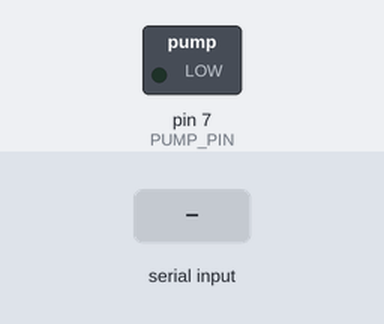
Bench run of a sketch on a simulated Arduino Uno, built with avr-gcc and run on an emulated ATmega328P. Parts: switched loads named in the sketch (green lamp = pin HIGH). The inputs (shaded band) are chosen by the test bench.

Above: at 1.2 s.
1.3 s: "1" received over Serial
At 1.8 s:
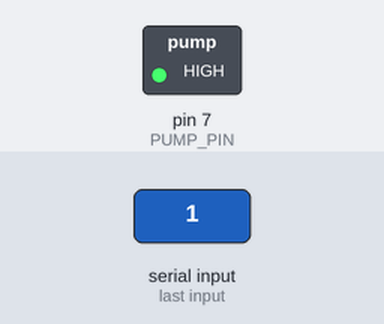
2.8 s: "0" received over Serial
At 4.1 s:
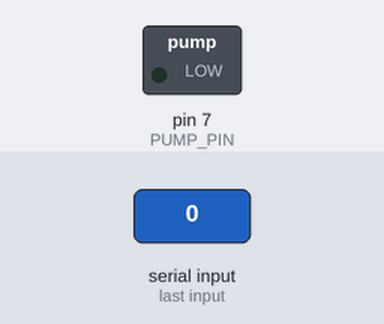
Timing chart, 0 to 5.8 s (numbered marks = the images above; inputs shaded):
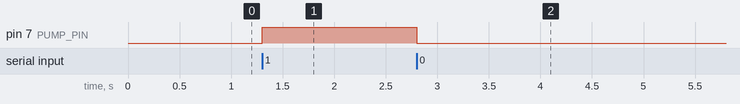

The sketch:

pump_valve.ino
```cpp
const int PUMP_PIN = 7;

void setup() {
  pinMode(PUMP_PIN, OUTPUT);
  digitalWrite(PUMP_PIN, LOW);
  Serial.begin(9600);
}

void loop() {
  if (Serial.available()) {
    char cmd = Serial.read();
    if (cmd == '1') {
      digitalWrite(PUMP_PIN, HIGH);
    } else if (cmd == '0') {
      digitalWrite(PUMP_PIN, LOW);
    }
  }
}
```

Measured:
- after the input at 1.3 s, pin 7 (PUMP_PIN): LOW → HIGH at once
- after the input at 2.8 s, pin 7 (PUMP_PIN): HIGH → LOW at once
